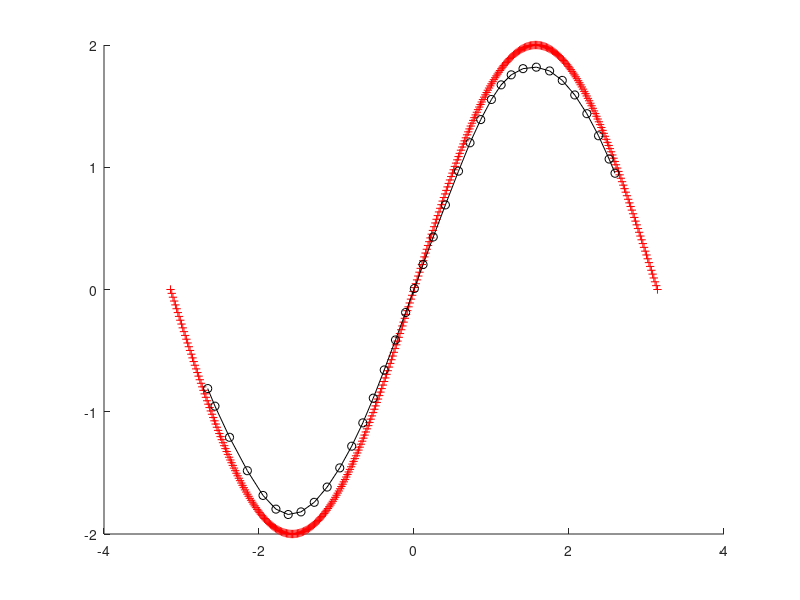

Recreate this plot in MATLAB.
clc
clear
close all

%training points sampled from sine curve
x = linspace(-pi, pi, 400);
train_x = [x; 2*sin(x)]; %2x400 matrix

%SOM
T = 600;
N = 1;
M = 36;
lr0 = 0.1;
sigma0 = sqrt(M^2*N^2) / 2;
tau = T / log(sigma0);
weights = rand(2, 36);
for n = 1:T
    lr = lr0*exp(-n/T);
    sigma = sigma0*exp(-n/tau);
    %sample input vector
    i = randperm(400, 1);
    %determine winner
    distance = sum((train_x(:,i) - weights).^2,1);
    [~, winner] = min(distance, [], 2);
    neuron_position = (1:36);
    d = abs(neuron_position - winner);
    h = exp(-d.^2/(2*sigma^2));
    % Update
    weights = weights + lr*h.*(train_x(:,i) - weights);
end

fig = figure();
hold on
plot(train_x(1,:), train_x(2,:), '+r');
plot(weights(1,:), weights(2,:), '-ok');
hold off
saveas(fig, 'q3a.png');